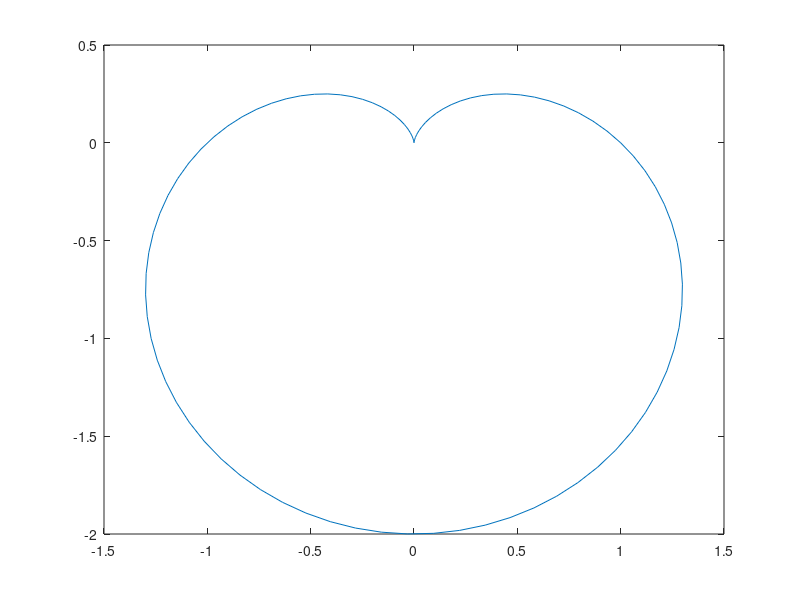
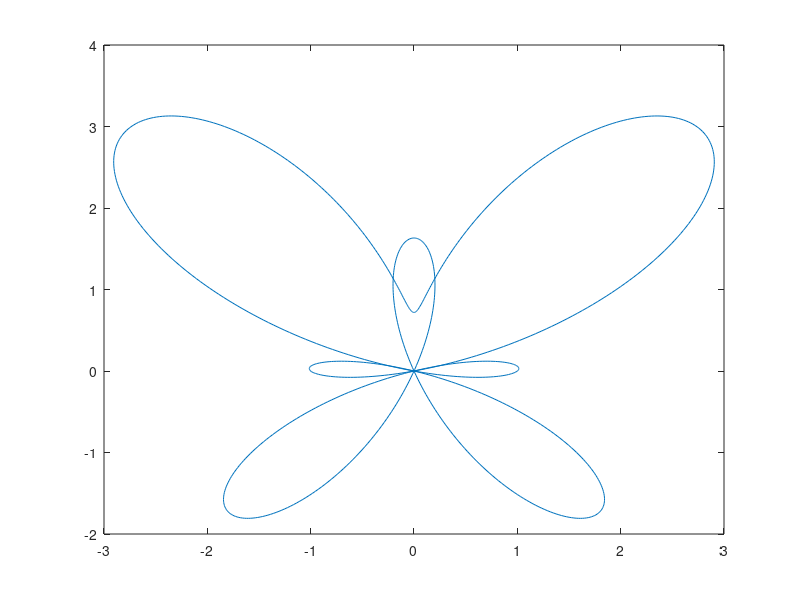
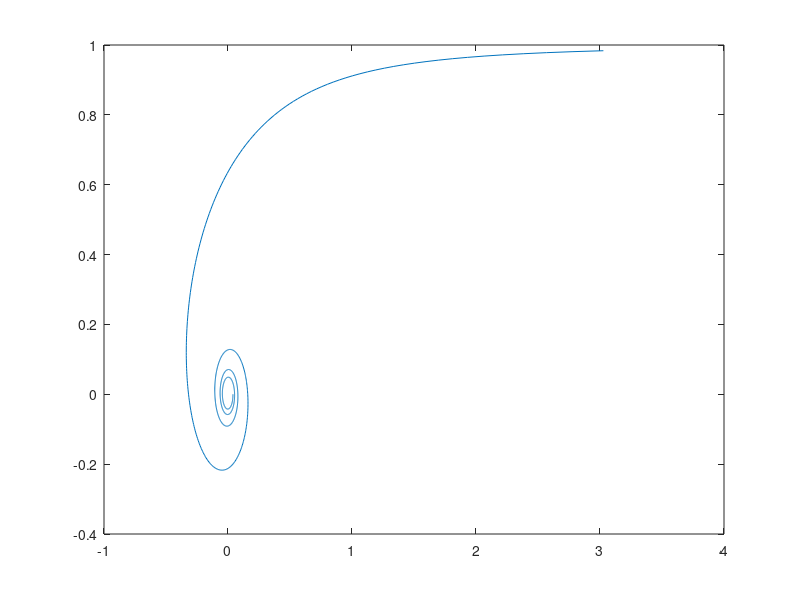
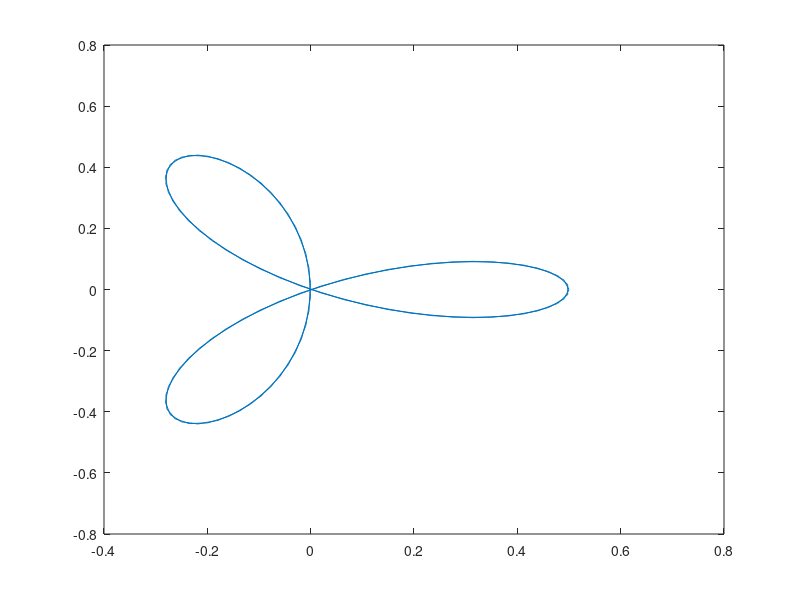

Reproduce these figures in MATLAB, in order.
t=linspace(0,2*pi);
r=1-sin(t);
x=r.*cos(t); y=r.*sin(t);
plot(x,y)

figure(2)
t=linspace(0,2*pi,1000)
r=(sin((t-pi)./12)).^5+exp(sin(t))-2.*cos(4.*t);
x=r.*cos(t); y=r.*sin(t);
plot(x,y)

figure(3)
clear all
t=linspace(0.1*pi,8*pi,1000)
r=t.^(-1);
x=r.*cos(t); y=r.*sin(t);
plot(x,y)

figure(4)
clear all
t=linspace(0,2*pi);
r=cos(3.*t)./2;
x=r.*cos(t); y=r.*sin(t);
plot(x,y)